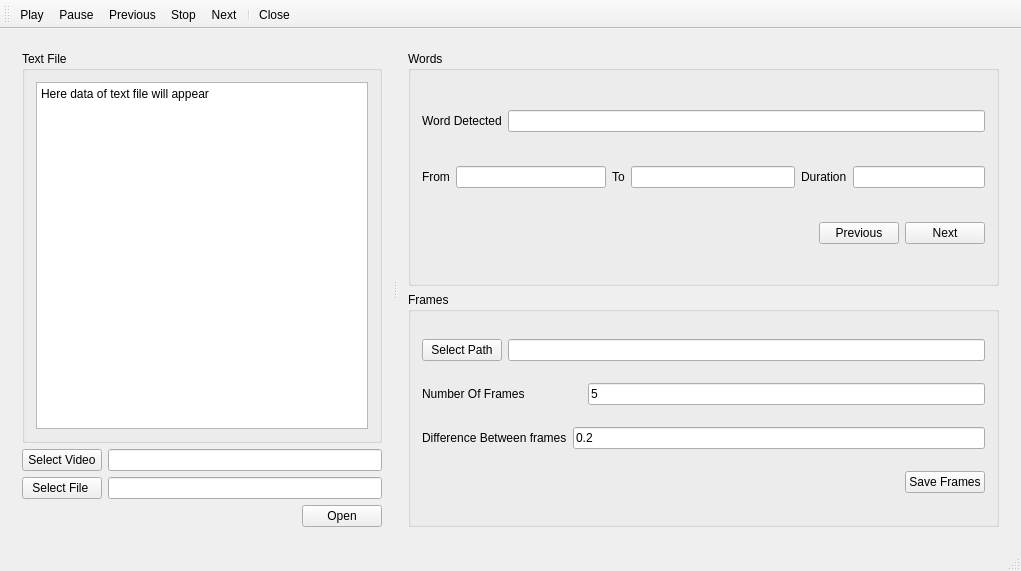
<?xml version="1.0" encoding="UTF-8"?>
<ui version="4.0">
 <class>MainWindow</class>
 <widget class="QMainWindow" name="MainWindow">
  <property name="geometry">
   <rect>
    <x>0</x>
    <y>0</y>
    <width>1021</width>
    <height>571</height>
   </rect>
  </property>
  <property name="windowTitle">
   <string>MainWindow</string>
  </property>
  <widget class="QWidget" name="centralWidget">
   <layout class="QHBoxLayout" name="horizontalLayout_17">
    <item>
     <widget class="QSplitter" name="splitter">
      <property name="orientation">
       <enum>Qt::Horizontal</enum>
      </property>
      <widget class="QWidget" name="layoutWidget">
       <layout class="QVBoxLayout" name="verticalLayout_2">
        <item>
         <widget class="QGroupBox" name="groupBox_txtFile">
          <property name="title">
           <string>Text File </string>
          </property>
          <layout class="QHBoxLayout" name="horizontalLayout">
           <item>
            <widget class="QPlainTextEdit" name="plainTextEdit_txtFile">
             <property name="plainText">
              <string>Here data of text file will appear</string>
             </property>
            </widget>
           </item>
          </layout>
         </widget>
        </item>
        <item>
         <layout class="QVBoxLayout" name="verticalLayout">
          <item>
           <layout class="QHBoxLayout" name="horizontalLayout_2">
            <item>
             <widget class="QPushButton" name="pushButton_selectVideo">
              <property name="text">
               <string>Select Video</string>
              </property>
             </widget>
            </item>
            <item>
             <widget class="QLineEdit" name="lineEdit_videoPath"/>
            </item>
           </layout>
          </item>
          <item>
           <layout class="QHBoxLayout" name="horizontalLayout_3">
            <item>
             <widget class="QPushButton" name="pushButton_selectFile">
              <property name="text">
               <string>Select File </string>
              </property>
             </widget>
            </item>
            <item>
             <widget class="QLineEdit" name="lineEdit_filePath"/>
            </item>
           </layout>
          </item>
          <item>
           <layout class="QHBoxLayout" name="horizontalLayout_4">
            <item>
             <spacer name="horizontalSpacer">
              <property name="orientation">
               <enum>Qt::Horizontal</enum>
              </property>
              <property name="sizeHint" stdset="0">
               <size>
                <width>40</width>
                <height>20</height>
               </size>
              </property>
             </spacer>
            </item>
            <item>
             <widget class="QPushButton" name="pushButton_Open">
              <property name="text">
               <string>Open</string>
              </property>
             </widget>
            </item>
           </layout>
          </item>
         </layout>
        </item>
       </layout>
      </widget>
      <widget class="QWidget" name="layoutWidget">
       <layout class="QVBoxLayout" name="verticalLayout_5">
        <item>
         <widget class="QGroupBox" name="groupBox_word">
          <property name="title">
           <string>Words</string>
          </property>
          <layout class="QHBoxLayout" name="horizontalLayout_11">
           <item>
            <layout class="QVBoxLayout" name="verticalLayout_3">
             <item>
              <layout class="QHBoxLayout" name="horizontalLayout_5">
               <item>
                <widget class="QLabel" name="label_word">
                 <property name="text">
                  <string>Word Detected</string>
                 </property>
                </widget>
               </item>
               <item>
                <widget class="QLineEdit" name="lineEdit_wordDetected"/>
               </item>
              </layout>
             </item>
             <item>
              <layout class="QHBoxLayout" name="horizontalLayout_9">
               <item>
                <layout class="QHBoxLayout" name="horizontalLayout_8">
                 <item>
                  <widget class="QLabel" name="label_from">
                   <property name="text">
                    <string>From</string>
                   </property>
                  </widget>
                 </item>
                 <item>
                  <widget class="QLineEdit" name="lineEdit_from"/>
                 </item>
                </layout>
               </item>
               <item>
                <layout class="QHBoxLayout" name="horizontalLayout_7">
                 <item>
                  <widget class="QLabel" name="label_to">
                   <property name="text">
                    <string>To</string>
                   </property>
                  </widget>
                 </item>
                 <item>
                  <widget class="QLineEdit" name="lineEdit_to"/>
                 </item>
                </layout>
               </item>
               <item>
                <layout class="QHBoxLayout" name="horizontalLayout_6">
                 <item>
                  <widget class="QLabel" name="label_duration">
                   <property name="text">
                    <string>Duration</string>
                   </property>
                  </widget>
                 </item>
                 <item>
                  <widget class="QLineEdit" name="lineEdit_duration"/>
                 </item>
                </layout>
               </item>
              </layout>
             </item>
             <item>
              <layout class="QHBoxLayout" name="horizontalLayout_10">
               <item>
                <spacer name="horizontalSpacer_2">
                 <property name="orientation">
                  <enum>Qt::Horizontal</enum>
                 </property>
                 <property name="sizeHint" stdset="0">
                  <size>
                   <width>40</width>
                   <height>20</height>
                  </size>
                 </property>
                </spacer>
               </item>
               <item>
                <widget class="QPushButton" name="pushButton_prevWord">
                 <property name="text">
                  <string>Previous</string>
                 </property>
                </widget>
               </item>
               <item>
                <widget class="QPushButton" name="pushButton_Next">
                 <property name="text">
                  <string>  Next  </string>
                 </property>
                </widget>
               </item>
              </layout>
             </item>
            </layout>
           </item>
          </layout>
         </widget>
        </item>
        <item>
         <widget class="QGroupBox" name="groupBox">
          <property name="title">
           <string>Frames</string>
          </property>
          <layout class="QHBoxLayout" name="horizontalLayout_16">
           <item>
            <layout class="QVBoxLayout" name="verticalLayout_4">
             <item>
              <layout class="QHBoxLayout" name="horizontalLayout_12">
               <item>
                <widget class="QPushButton" name="pushButton_framePath">
                 <property name="text">
                  <string>Select Path</string>
                 </property>
                </widget>
               </item>
               <item>
                <widget class="QLineEdit" name="lineEdit_framePath"/>
               </item>
              </layout>
             </item>
             <item>
              <layout class="QHBoxLayout" name="horizontalLayout_13">
               <item>
                <widget class="QLabel" name="label_noOfFrames">
                 <property name="text">
                  <string>Number Of Frames                 </string>
                 </property>
                </widget>
               </item>
               <item>
                <widget class="QLineEdit" name="lineEdit__noOfFrames">
                 <property name="text">
                  <string>5</string>
                 </property>
                </widget>
               </item>
              </layout>
             </item>
             <item>
              <layout class="QHBoxLayout" name="horizontalLayout_14">
               <item>
                <widget class="QLabel" name="label_frameDiff">
                 <property name="text">
                  <string>Difference Between frames</string>
                 </property>
                </widget>
               </item>
               <item>
                <widget class="QLineEdit" name="lineEdit__frameDiff">
                 <property name="text">
                  <string>0.2</string>
                 </property>
                </widget>
               </item>
              </layout>
             </item>
             <item>
              <layout class="QHBoxLayout" name="horizontalLayout_15">
               <item>
                <spacer name="horizontalSpacer_3">
                 <property name="orientation">
                  <enum>Qt::Horizontal</enum>
                 </property>
                 <property name="sizeHint" stdset="0">
                  <size>
                   <width>40</width>
                   <height>20</height>
                  </size>
                 </property>
                </spacer>
               </item>
               <item>
                <widget class="QPushButton" name="pushButton_saveFrames">
                 <property name="text">
                  <string>Save Frames</string>
                 </property>
                </widget>
               </item>
              </layout>
             </item>
            </layout>
           </item>
          </layout>
         </widget>
        </item>
       </layout>
      </widget>
     </widget>
    </item>
   </layout>
  </widget>
  <widget class="QMenuBar" name="menuBar">
   <property name="geometry">
    <rect>
     <x>0</x>
     <y>0</y>
     <width>1021</width>
     <height>22</height>
    </rect>
   </property>
  </widget>
  <widget class="QStatusBar" name="statusBar"/>
  <widget class="QToolBar" name="mainToolBar">
   <property name="sizePolicy">
    <sizepolicy hsizetype="Preferred" vsizetype="Fixed">
     <horstretch>0</horstretch>
     <verstretch>0</verstretch>
    </sizepolicy>
   </property>
   <property name="cursor">
    <cursorShape>PointingHandCursor</cursorShape>
   </property>
   <property name="autoFillBackground">
    <bool>true</bool>
   </property>
   <property name="orientation">
    <enum>Qt::Horizontal</enum>
   </property>
   <property name="toolButtonStyle">
    <enum>Qt::ToolButtonTextBesideIcon</enum>
   </property>
   <property name="floatable">
    <bool>true</bool>
   </property>
   <attribute name="toolBarArea">
    <enum>TopToolBarArea</enum>
   </attribute>
   <attribute name="toolBarBreak">
    <bool>false</bool>
   </attribute>
   <addaction name="actionPlay"/>
   <addaction name="actionPause"/>
   <addaction name="actionPrevious"/>
   <addaction name="actionStop"/>
   <addaction name="actionNext"/>
   <addaction name="separator"/>
   <addaction name="actionClose"/>
  </widget>
  <action name="actionPlay">
   <property name="icon">
    <iconset resource="resources.qrc">
     <normaloff>:/main/icon/play.png</normaloff>:/main/icon/play.png</iconset>
   </property>
   <property name="text">
    <string>Play</string>
   </property>
  </action>
  <action name="actionPause">
   <property name="icon">
    <iconset resource="resources.qrc">
     <normaloff>:/main/icon/pause.jpeg</normaloff>:/main/icon/pause.jpeg</iconset>
   </property>
   <property name="text">
    <string>Pause</string>
   </property>
  </action>
  <action name="actionPrevious">
   <property name="icon">
    <iconset resource="resources.qrc">
     <normaloff>:/main/icon/prev.png</normaloff>:/main/icon/prev.png</iconset>
   </property>
   <property name="text">
    <string>Previous</string>
   </property>
  </action>
  <action name="actionStop">
   <property name="icon">
    <iconset resource="resources.qrc">
     <normaloff>:/main/icon/stop.jpeg</normaloff>:/main/icon/stop.jpeg</iconset>
   </property>
   <property name="text">
    <string>Stop</string>
   </property>
  </action>
  <action name="actionNext">
   <property name="icon">
    <iconset resource="resources.qrc">
     <normaloff>:/main/icon/next.png</normaloff>:/main/icon/next.png</iconset>
   </property>
   <property name="text">
    <string>Next</string>
   </property>
  </action>
  <action name="actionClose">
   <property name="icon">
    <iconset resource="resources.qrc">
     <normaloff>:/main/icon/close.png</normaloff>:/main/icon/close.png</iconset>
   </property>
   <property name="text">
    <string>Close</string>
   </property>
  </action>
 </widget>
 <layoutdefault spacing="6" margin="11"/>
 <resources>
  <include location="resources.qrc"/>
 </resources>
 <connections/>
</ui>
